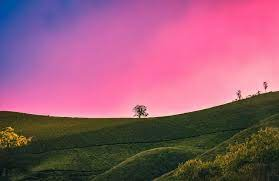
#> input picture OCR-python-Tuto/image.jpeg, 279 x 181 px
$ jupyter execute Crop+an+Image.ipynb
#> lines starting #> are read from the running program, lines starting #| are printed output that depends on the picture
[cell 1]
from PIL import Image

[cell 2]
im = Image.open("../image.jpeg")
#> im is the input picture: PIL image 279x181 RGB; mean R, G, B 150.3, 91, 115.4

[cell 3]
im.size
#> Out = (279, 181)

[cell 4]
width, height = im.size
#> width = 279; height = 181

[cell 5]
width
#> Out = 279

[cell 6]
height
#> Out = 181

[cell 7]
left = 5
top = height / 4
#> top = 45.25
right = 164
bottom = 3 * height / 4
#> bottom = 135.8

[cell 8]
cropped_img = im.crop((left,top,right,bottom))
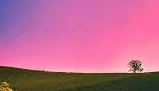
#> cropped_img: PIL image 159x91 RGB; mean R, G, B 188.9, 105.5, 142.3


$ run again, with OCR-python-Tuto/c_img_h.jpg copied over OCR-python-Tuto/image.jpeg
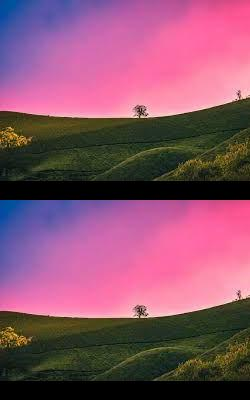
#> input picture OCR-python-Tuto/c_img_h.jpg, 250 x 400 px
#> im is the input picture: PIL image 250x400 RGB; mean R, G, B 135.6, 82.4, 106.4
#> `cropped_img = im.crop((left,top,right,bottom))`:
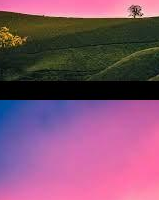
#> cropped_img: PIL image 159x200 RGB; mean R, G, B 128.6, 80.9, 109.8
